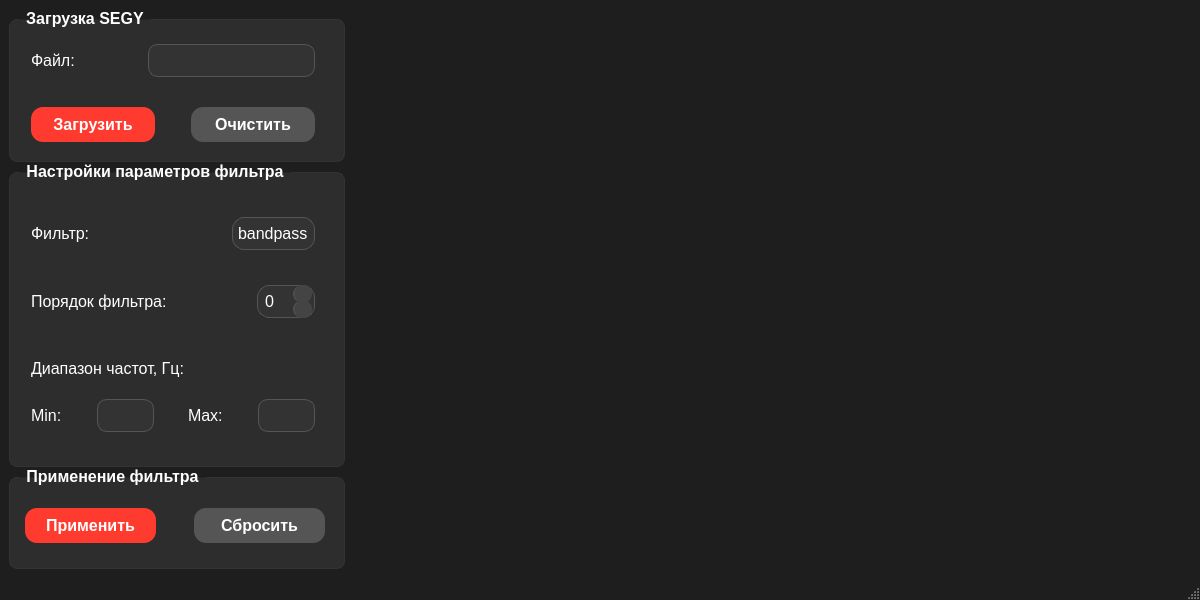
<?xml version="1.0" encoding="UTF-8"?>
<ui version="4.0">
 <class>MainWindow</class>
 <widget class="QMainWindow" name="MainWindow">
  <property name="geometry">
   <rect>
    <x>0</x>
    <y>0</y>
    <width>1200</width>
    <height>600</height>
   </rect>
  </property>
  <property name="font">
   <font>
    <family>Arial</family>
    <pointsize>12</pointsize>
   </font>
  </property>
  <property name="windowTitle">
   <string>MainWindow</string>
  </property>
  <property name="styleSheet">
   <string notr="true">QMainWindow {
    background-color: #1e1e1e;
	font-size: 12pt;
}

QGroupBox {
    font-weight: bold;
    border: 1px solid #333;
    border-radius: 8px;
    margin-top: 10px;
    padding-top: 5px;
    background-color: #2d2d2d;
    color: #ffffff;
	font-size: 12pt;
}

QGroupBox::title {
    subcontrol-origin: margin;
    left: 10px;
    padding: 0 5px;
    color: #ffffff;
	font-size: 12pt;
}

/*Кнопка с выбором порядка фильтра*/
QSpinBox {
    background-color: #333;
    border: 1px solid #555;
    border-radius: 12px;
    padding: 5px;
    color: #ffffff;
    font-size: 12pt;
}


QSpinBox::up-button {
    subcontrol-origin: border;
    subcontrol-position: top right;
    width: 18px;
    height: 18px;
    border-left: 1px solid #555;
    border-radius: 9px;
    background-color: #444;
    margin-right: 3px;
}

QSpinBox::down-button {
    subcontrol-origin: border;
    subcontrol-position: bottom right;
    width: 18px;
    height: 18px;
    border-left: 1px solid #555;
    border-radius: 9px;
    background-color: #444;
    margin-right: 3px; 
}

QSpinBox::up-arrow {
    width: 10px;
    height: 10px;
	color: #ffffff;
}

QSpinBox::down-arrow {
    width: 10px;
    height: 10px;
	color: #ffffff;
}

/*Текстовые поля*/
QLabel {
    color: #ffffff;
    font-size: 12pt;
}

QLineEdit {
    border: 1px solid #555;
    border-radius: 10px;
    padding: 5px;
    background-color: #333;
    color: #ffffff;
	font-size: 12pt;
}

/*Кнопка с выбором фильтра*/
QComboBox {
    border: 1px solid #555;
    border-radius: 12px;
    padding: 5px;
    background-color: #333;
    color: #ffffff;
	font-size: 12pt;
	text-align: center;
}

QComboBox::drop-down {
    border: none;
    width: 0px;
}

QComboBox::down-arrow {
    image: none;
}


/* Кнопка &quot;Загрузить&quot; */
#pushButton_load {
    background-color: #ff3b30;
    border: none;
    border-radius: 12px;
    padding: 8px 16px;
    font-weight: bold;
    color: white;
    font-size: 12pt;
}

#pushButton_load:hover {
    background-color: #ff574d;
}

#pushButton_load:pressed {
    background-color: #ff2a1f;
}

/* Кнопка &quot;Очистить&quot;*/
#pushButton_clear {
    background-color: #555;
    border: none;
    border-radius: 12px;
    padding: 8px 16px;
    font-weight: bold;
    color: #ffffff;
    font-size: 12pt;
}

#pushButton_clear:hover {
    background-color: #666;
}

#pushButton_clear:pressed {
    background-color: #444;
}

/* Кнопка &quot;Применить&quot;*/
#pushButton_apply {
    background-color: #ff3b30;
    border: none;
    border-radius: 12px;
    padding: 8px 16px;
    font-weight: bold;
    color: white;
    font-size: 12pt;
}

#pushButton_apply:hover {
    background-color: #ff574d;
}

#pushButton_apply:pressed {
    background-color: #ff2a1f;
}

/* Кнопка &quot;Сбросить&quot;*/
#pushButton_reset {
    background-color: #555;
    border: none;
    border-radius: 12px;
    padding: 8px 16px;
    font-weight: bold;
    color: #ffffff;
    font-size: 12pt;
}

#pushButton_reset:hover {
    background-color: #666;
}

#pushButton_reset:pressed {
    background-color: #444;
}</string>
  </property>
  <widget class="QWidget" name="centralwidget">
   <property name="layoutDirection">
    <enum>Qt::LayoutDirection::LeftToRight</enum>
   </property>
   <property name="autoFillBackground">
    <bool>false</bool>
   </property>
   <layout class="QHBoxLayout" name="horizontalLayout_2">
    <item>
     <layout class="QHBoxLayout" name="horizontalLayout" stretch="2,5">
      <item>
       <layout class="QVBoxLayout" name="left_panel" stretch="3,6,2">
        <property name="spacing">
         <number>0</number>
        </property>
        <property name="leftMargin">
         <number>0</number>
        </property>
        <property name="topMargin">
         <number>0</number>
        </property>
        <property name="rightMargin">
         <number>0</number>
        </property>
        <property name="bottomMargin">
         <number>0</number>
        </property>
        <item>
         <widget class="QGroupBox" name="groupBox_LoadSEGY">
          <property name="sizePolicy">
           <sizepolicy hsizetype="Expanding" vsizetype="Preferred">
            <horstretch>0</horstretch>
            <verstretch>0</verstretch>
           </sizepolicy>
          </property>
          <property name="title">
           <string>Загрузка SEGY</string>
          </property>
          <layout class="QVBoxLayout" name="verticalLayout_2">
           <item>
            <spacer name="verticalSpacer_4">
             <property name="orientation">
              <enum>Qt::Orientation::Vertical</enum>
             </property>
             <property name="sizeHint" stdset="0">
              <size>
               <width>20</width>
               <height>7</height>
              </size>
             </property>
            </spacer>
           </item>
           <item>
            <layout class="QVBoxLayout" name="verticalLayout_for_LoadSEGY" stretch="0,0,0,0">
             <property name="leftMargin">
              <number>6</number>
             </property>
             <property name="topMargin">
              <number>5</number>
             </property>
             <property name="rightMargin">
              <number>10</number>
             </property>
             <property name="bottomMargin">
              <number>5</number>
             </property>
             <item>
              <layout class="QHBoxLayout" name="horizontalLayout_for_file" stretch="1,2,5">
               <property name="leftMargin">
                <number>6</number>
               </property>
               <property name="topMargin">
                <number>5</number>
               </property>
               <property name="rightMargin">
                <number>10</number>
               </property>
               <property name="bottomMargin">
                <number>5</number>
               </property>
               <item>
                <widget class="QLabel" name="label">
                 <property name="font">
                  <font>
                   <pointsize>12</pointsize>
                  </font>
                 </property>
                 <property name="text">
                  <string>Файл:</string>
                 </property>
                </widget>
               </item>
               <item>
                <spacer name="horizontalSpacer_2">
                 <property name="orientation">
                  <enum>Qt::Orientation::Horizontal</enum>
                 </property>
                 <property name="sizeHint" stdset="0">
                  <size>
                   <width>40</width>
                   <height>20</height>
                  </size>
                 </property>
                </spacer>
               </item>
               <item>
                <widget class="QLineEdit" name="lineEdit"/>
               </item>
              </layout>
             </item>
             <item>
              <spacer name="verticalSpacer">
               <property name="orientation">
                <enum>Qt::Orientation::Vertical</enum>
               </property>
               <property name="sizeType">
                <enum>QSizePolicy::Policy::Expanding</enum>
               </property>
               <property name="sizeHint" stdset="0">
                <size>
                 <width>20</width>
                 <height>7</height>
                </size>
               </property>
              </spacer>
             </item>
             <item>
              <spacer name="verticalSpacer_8">
               <property name="orientation">
                <enum>Qt::Orientation::Vertical</enum>
               </property>
               <property name="sizeHint" stdset="0">
                <size>
                 <width>20</width>
                 <height>40</height>
                </size>
               </property>
              </spacer>
             </item>
             <item>
              <layout class="QHBoxLayout" name="horizontalLayout_for_pbutton" stretch="4,1,4">
               <property name="spacing">
                <number>5</number>
               </property>
               <property name="leftMargin">
                <number>6</number>
               </property>
               <property name="topMargin">
                <number>5</number>
               </property>
               <property name="rightMargin">
                <number>10</number>
               </property>
               <property name="bottomMargin">
                <number>5</number>
               </property>
               <item>
                <widget class="QPushButton" name="pushButton_load">
                 <property name="sizePolicy">
                  <sizepolicy hsizetype="Preferred" vsizetype="Fixed">
                   <horstretch>0</horstretch>
                   <verstretch>0</verstretch>
                  </sizepolicy>
                 </property>
                 <property name="text">
                  <string>Загрузить</string>
                 </property>
                </widget>
               </item>
               <item>
                <spacer name="horizontalSpacer">
                 <property name="orientation">
                  <enum>Qt::Orientation::Horizontal</enum>
                 </property>
                 <property name="sizeHint" stdset="0">
                  <size>
                   <width>40</width>
                   <height>20</height>
                  </size>
                 </property>
                </spacer>
               </item>
               <item>
                <widget class="QPushButton" name="pushButton_clear">
                 <property name="sizePolicy">
                  <sizepolicy hsizetype="Preferred" vsizetype="Fixed">
                   <horstretch>0</horstretch>
                   <verstretch>0</verstretch>
                  </sizepolicy>
                 </property>
                 <property name="text">
                  <string>Очистить</string>
                 </property>
                </widget>
               </item>
              </layout>
             </item>
            </layout>
           </item>
           <item>
            <spacer name="verticalSpacer_5">
             <property name="orientation">
              <enum>Qt::Orientation::Vertical</enum>
             </property>
             <property name="sizeHint" stdset="0">
              <size>
               <width>20</width>
               <height>7</height>
              </size>
             </property>
            </spacer>
           </item>
          </layout>
         </widget>
        </item>
        <item>
         <widget class="QGroupBox" name="groupBox_SettingFilter">
          <property name="sizePolicy">
           <sizepolicy hsizetype="Expanding" vsizetype="Preferred">
            <horstretch>0</horstretch>
            <verstretch>0</verstretch>
           </sizepolicy>
          </property>
          <property name="title">
           <string>Настройки параметров фильтра</string>
          </property>
          <layout class="QVBoxLayout" name="verticalLayout_4">
           <item>
            <layout class="QVBoxLayout" name="verticalLayout_3" stretch="1,4,1,4,1,2,2,1">
             <property name="leftMargin">
              <number>6</number>
             </property>
             <property name="topMargin">
              <number>5</number>
             </property>
             <property name="rightMargin">
              <number>10</number>
             </property>
             <property name="bottomMargin">
              <number>5</number>
             </property>
             <item>
              <spacer name="verticalSpacer_6">
               <property name="orientation">
                <enum>Qt::Orientation::Vertical</enum>
               </property>
               <property name="sizeHint" stdset="0">
                <size>
                 <width>20</width>
                 <height>40</height>
                </size>
               </property>
              </spacer>
             </item>
             <item>
              <layout class="QHBoxLayout" name="horizontalLayout_for_Filter" stretch="4,3,3">
               <property name="leftMargin">
                <number>6</number>
               </property>
               <property name="topMargin">
                <number>5</number>
               </property>
               <property name="rightMargin">
                <number>10</number>
               </property>
               <property name="bottomMargin">
                <number>5</number>
               </property>
               <item>
                <widget class="QLabel" name="label_3">
                 <property name="font">
                  <font>
                   <pointsize>12</pointsize>
                  </font>
                 </property>
                 <property name="text">
                  <string>Фильтр:</string>
                 </property>
                </widget>
               </item>
               <item>
                <spacer name="horizontalSpacer_5">
                 <property name="orientation">
                  <enum>Qt::Orientation::Horizontal</enum>
                 </property>
                 <property name="sizeHint" stdset="0">
                  <size>
                   <width>40</width>
                   <height>20</height>
                  </size>
                 </property>
                </spacer>
               </item>
               <item>
                <widget class="QComboBox" name="comboBox">
                 <property name="sizePolicy">
                  <sizepolicy hsizetype="Expanding" vsizetype="Fixed">
                   <horstretch>0</horstretch>
                   <verstretch>0</verstretch>
                  </sizepolicy>
                 </property>
                 <property name="editable">
                  <bool>false</bool>
                 </property>
                 <item>
                  <property name="text">
                   <string>bandpass</string>
                  </property>
                 </item>
                 <item>
                  <property name="text">
                   <string>lowpass</string>
                  </property>
                 </item>
                 <item>
                  <property name="text">
                   <string>highpass</string>
                  </property>
                 </item>
                </widget>
               </item>
              </layout>
             </item>
             <item>
              <spacer name="verticalSpacer_2">
               <property name="orientation">
                <enum>Qt::Orientation::Vertical</enum>
               </property>
               <property name="sizeHint" stdset="0">
                <size>
                 <width>20</width>
                 <height>7</height>
                </size>
               </property>
              </spacer>
             </item>
             <item>
              <layout class="QHBoxLayout" name="horizontalLayout_for_NFilter" stretch="2,3,1">
               <property name="leftMargin">
                <number>6</number>
               </property>
               <property name="topMargin">
                <number>5</number>
               </property>
               <property name="rightMargin">
                <number>10</number>
               </property>
               <property name="bottomMargin">
                <number>5</number>
               </property>
               <item>
                <widget class="QLabel" name="label_2">
                 <property name="font">
                  <font>
                   <pointsize>12</pointsize>
                  </font>
                 </property>
                 <property name="text">
                  <string>Порядок фильтра:</string>
                 </property>
                </widget>
               </item>
               <item>
                <spacer name="horizontalSpacer_4">
                 <property name="orientation">
                  <enum>Qt::Orientation::Horizontal</enum>
                 </property>
                 <property name="sizeHint" stdset="0">
                  <size>
                   <width>40</width>
                   <height>20</height>
                  </size>
                 </property>
                </spacer>
               </item>
               <item>
                <widget class="QSpinBox" name="spinBox">
                 <property name="enabled">
                  <bool>true</bool>
                 </property>
                 <property name="sizePolicy">
                  <sizepolicy hsizetype="Expanding" vsizetype="Fixed">
                   <horstretch>0</horstretch>
                   <verstretch>0</verstretch>
                  </sizepolicy>
                 </property>
                 <property name="maximum">
                  <number>10</number>
                 </property>
                </widget>
               </item>
              </layout>
             </item>
             <item>
              <spacer name="verticalSpacer_3">
               <property name="orientation">
                <enum>Qt::Orientation::Vertical</enum>
               </property>
               <property name="sizeHint" stdset="0">
                <size>
                 <width>20</width>
                 <height>7</height>
                </size>
               </property>
              </spacer>
             </item>
             <item>
              <layout class="QHBoxLayout" name="horizontalLayout_for_RangeFreq">
               <property name="leftMargin">
                <number>6</number>
               </property>
               <property name="topMargin">
                <number>5</number>
               </property>
               <property name="rightMargin">
                <number>10</number>
               </property>
               <property name="bottomMargin">
                <number>5</number>
               </property>
               <item>
                <widget class="QLabel" name="label_4">
                 <property name="sizePolicy">
                  <sizepolicy hsizetype="Preferred" vsizetype="Preferred">
                   <horstretch>0</horstretch>
                   <verstretch>0</verstretch>
                  </sizepolicy>
                 </property>
                 <property name="font">
                  <font>
                   <pointsize>12</pointsize>
                  </font>
                 </property>
                 <property name="text">
                  <string>Диапазон частот, Гц:</string>
                 </property>
                </widget>
               </item>
              </layout>
             </item>
             <item>
              <layout class="QHBoxLayout" name="horizontalLayout_4" stretch="1,1,2,1,1,1,2">
               <property name="leftMargin">
                <number>6</number>
               </property>
               <property name="topMargin">
                <number>5</number>
               </property>
               <property name="rightMargin">
                <number>10</number>
               </property>
               <item>
                <widget class="QLabel" name="label_5">
                 <property name="font">
                  <font>
                   <pointsize>12</pointsize>
                  </font>
                 </property>
                 <property name="text">
                  <string>Min:</string>
                 </property>
                </widget>
               </item>
               <item>
                <spacer name="horizontalSpacer_6">
                 <property name="orientation">
                  <enum>Qt::Orientation::Horizontal</enum>
                 </property>
                 <property name="sizeHint" stdset="0">
                  <size>
                   <width>40</width>
                   <height>20</height>
                  </size>
                 </property>
                </spacer>
               </item>
               <item>
                <widget class="QLineEdit" name="lineEdit_2"/>
               </item>
               <item>
                <spacer name="horizontalSpacer_8">
                 <property name="orientation">
                  <enum>Qt::Orientation::Horizontal</enum>
                 </property>
                 <property name="sizeHint" stdset="0">
                  <size>
                   <width>40</width>
                   <height>20</height>
                  </size>
                 </property>
                </spacer>
               </item>
               <item>
                <widget class="QLabel" name="label_6">
                 <property name="font">
                  <font>
                   <pointsize>12</pointsize>
                  </font>
                 </property>
                 <property name="text">
                  <string>Max:</string>
                 </property>
                </widget>
               </item>
               <item>
                <spacer name="horizontalSpacer_7">
                 <property name="orientation">
                  <enum>Qt::Orientation::Horizontal</enum>
                 </property>
                 <property name="sizeHint" stdset="0">
                  <size>
                   <width>40</width>
                   <height>20</height>
                  </size>
                 </property>
                </spacer>
               </item>
               <item>
                <widget class="QLineEdit" name="lineEdit_3"/>
               </item>
              </layout>
             </item>
             <item>
              <spacer name="verticalSpacer_7">
               <property name="orientation">
                <enum>Qt::Orientation::Vertical</enum>
               </property>
               <property name="sizeHint" stdset="0">
                <size>
                 <width>20</width>
                 <height>40</height>
                </size>
               </property>
              </spacer>
             </item>
            </layout>
           </item>
          </layout>
         </widget>
        </item>
        <item>
         <widget class="QGroupBox" name="groupBox_ApplyFilter">
          <property name="sizePolicy">
           <sizepolicy hsizetype="Expanding" vsizetype="Preferred">
            <horstretch>0</horstretch>
            <verstretch>0</verstretch>
           </sizepolicy>
          </property>
          <property name="title">
           <string>Применение фильтра</string>
          </property>
          <layout class="QVBoxLayout" name="verticalLayout">
           <item>
            <layout class="QVBoxLayout" name="verticalLayout_for_applyFilter">
             <item>
              <layout class="QHBoxLayout" name="horizontalLayout_3" stretch="4,1,4">
               <property name="spacing">
                <number>5</number>
               </property>
               <property name="leftMargin">
                <number>6</number>
               </property>
               <property name="topMargin">
                <number>5</number>
               </property>
               <property name="rightMargin">
                <number>10</number>
               </property>
               <property name="bottomMargin">
                <number>5</number>
               </property>
               <item>
                <widget class="QPushButton" name="pushButton_apply">
                 <property name="sizePolicy">
                  <sizepolicy hsizetype="Preferred" vsizetype="Fixed">
                   <horstretch>0</horstretch>
                   <verstretch>0</verstretch>
                  </sizepolicy>
                 </property>
                 <property name="text">
                  <string>Применить</string>
                 </property>
                </widget>
               </item>
               <item>
                <spacer name="horizontalSpacer_3">
                 <property name="orientation">
                  <enum>Qt::Orientation::Horizontal</enum>
                 </property>
                 <property name="sizeHint" stdset="0">
                  <size>
                   <width>40</width>
                   <height>20</height>
                  </size>
                 </property>
                </spacer>
               </item>
               <item>
                <widget class="QPushButton" name="pushButton_reset">
                 <property name="sizePolicy">
                  <sizepolicy hsizetype="Preferred" vsizetype="Fixed">
                   <horstretch>0</horstretch>
                   <verstretch>0</verstretch>
                  </sizepolicy>
                 </property>
                 <property name="font">
                  <font>
                   <pointsize>12</pointsize>
                   <bold>true</bold>
                  </font>
                 </property>
                 <property name="text">
                  <string>Сбросить</string>
                 </property>
                </widget>
               </item>
              </layout>
             </item>
            </layout>
           </item>
          </layout>
         </widget>
        </item>
       </layout>
      </item>
      <item>
       <widget class="QWidget" name="widget_plot" native="true">
        <property name="sizePolicy">
         <sizepolicy hsizetype="Expanding" vsizetype="Expanding">
          <horstretch>0</horstretch>
          <verstretch>0</verstretch>
         </sizepolicy>
        </property>
       </widget>
      </item>
     </layout>
    </item>
   </layout>
  </widget>
  <widget class="QStatusBar" name="statusBar"/>
 </widget>
 <resources/>
 <connections/>
</ui>
